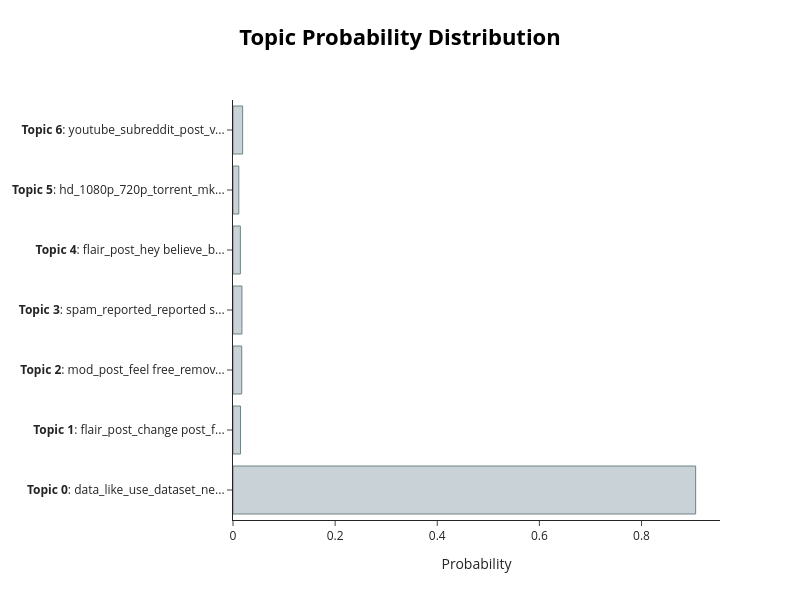

The code cell stored with this chart in its notebook:
### Markdown cell above
#### Visualise topic probability

### Code cell
topic_model.visualize_distribution(probs[200], min_probability=0.005)

### Figure 1 — Plotly figure (JSON) as saved in the notebook; plotly's stock layout.template omitted (floating-point values rounded to 4 significant figures)
{"data": [{"marker": {"color": "#C8D2D7", "line": {"color": "#6E8484", "width": 1}}, "orientation": "h", "x": [0.906, 0.01472, 0.01709, 0.01753, 0.01444, 0.01136, 0.01887], "y": ["<b>Topic 0</b>: data_like_use_dataset_ne...", "<b>Topic 1</b>: flair_post_change post_f...", "<b>Topic 2</b>: mod_post_feel free_remov...", "<b>Topic 3</b>: spam_reported_reported s...", "<b>Topic 4</b>: flair_post_hey believe_b...", "<b>Topic 5</b>: hd_1080p_720p_torrent_mk...", "<b>Topic 6</b>: youtube_subreddit_post_v..."], "type": "bar"}], "layout": {"title": {"font": {"size": 22, "color": "Black"}, "text": "<b>Topic Probability Distribution</b>", "y": 0.95, "x": 0.5, "xanchor": "center", "yanchor": "top"}, "hoverlabel": {"font": {"size": 16, "family": "Rockwell"}, "bgcolor": "white"}, "xaxis": {"title": {"text": "Probability"}}, "width": 800, "height": 600}}
